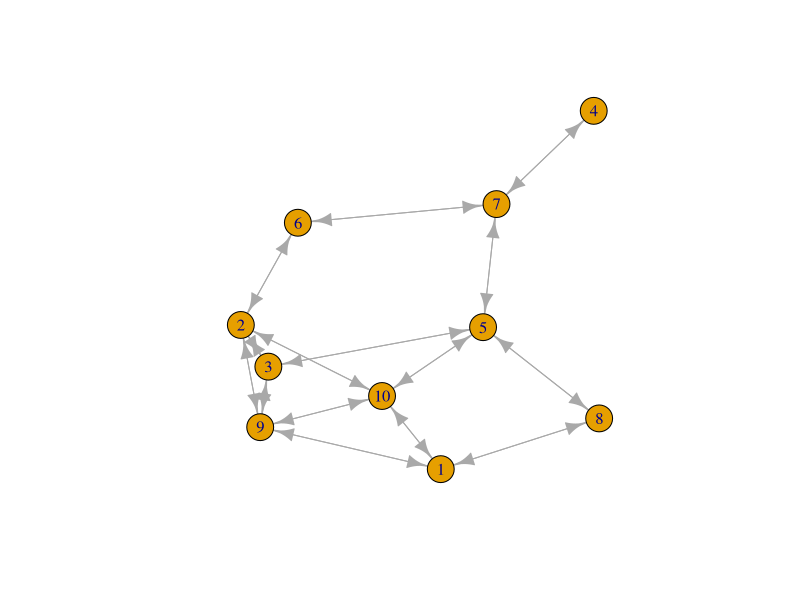
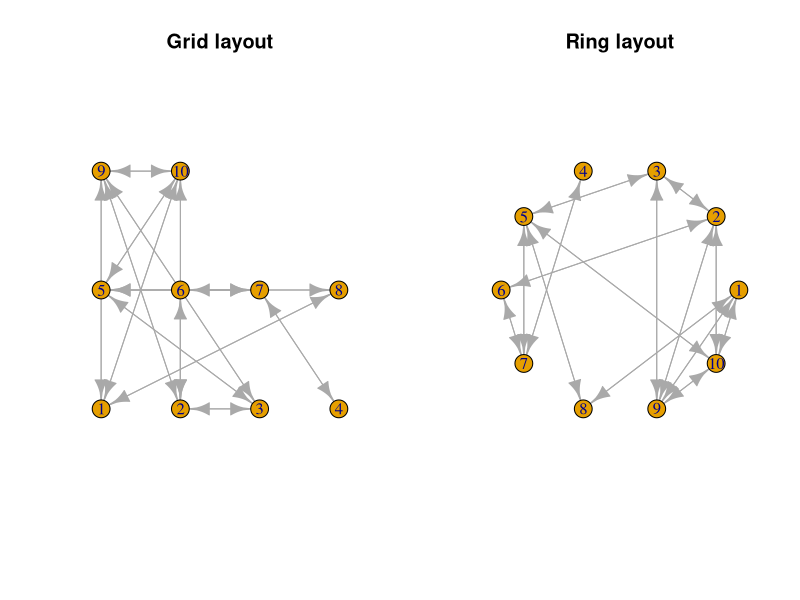
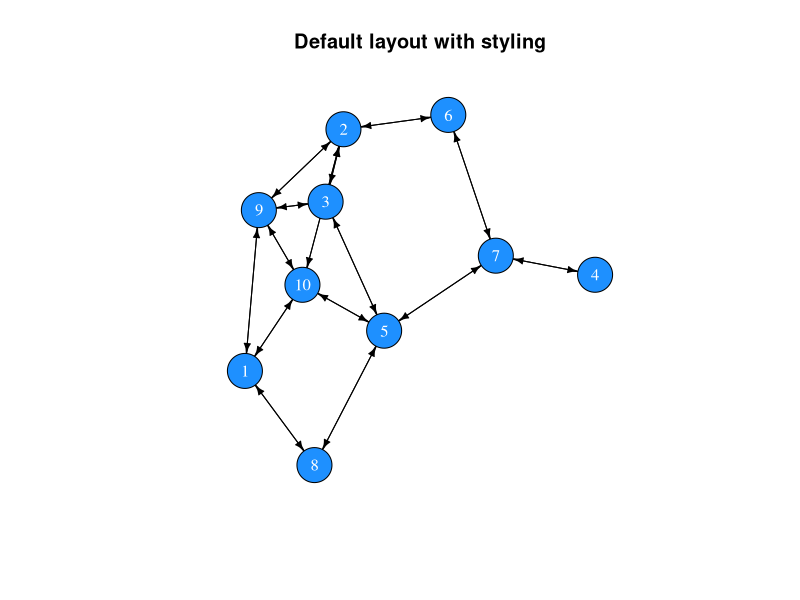
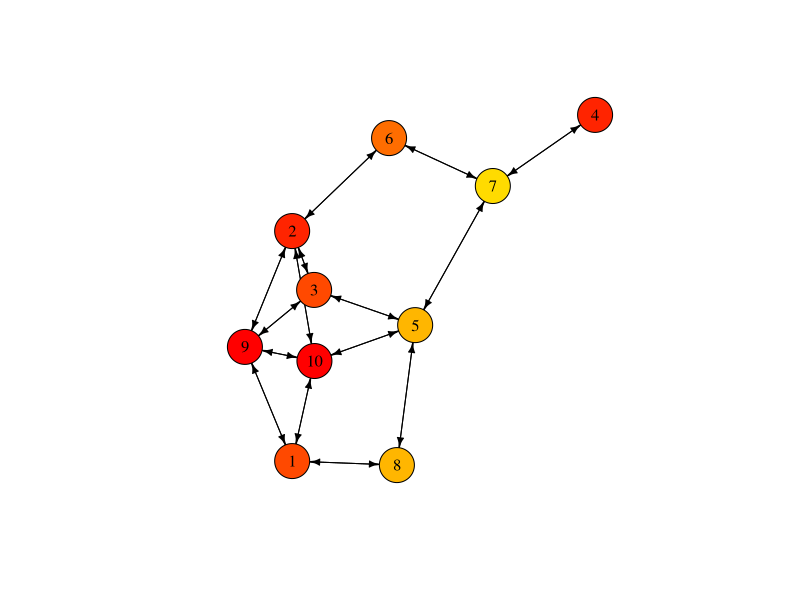
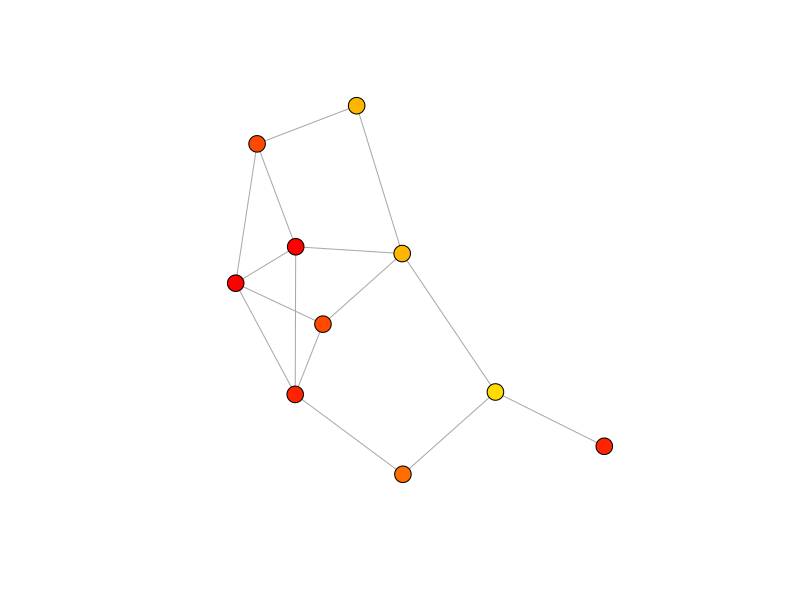
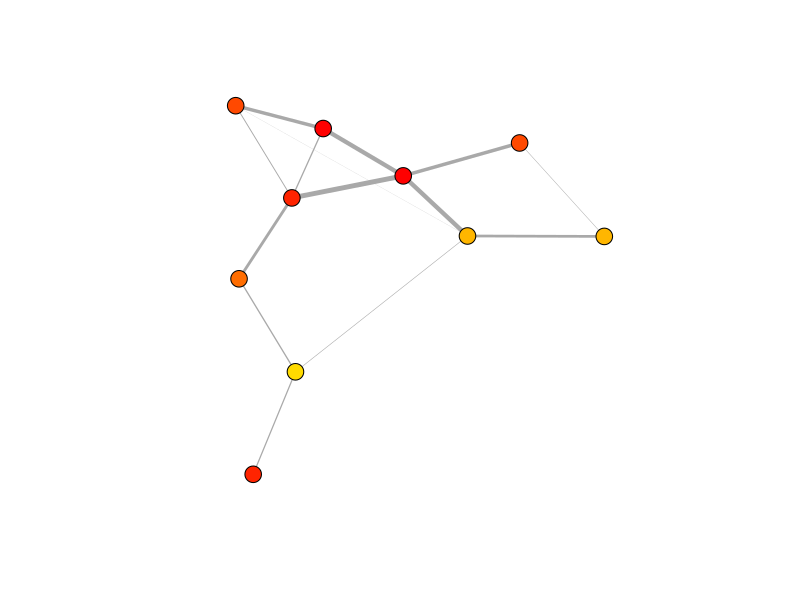
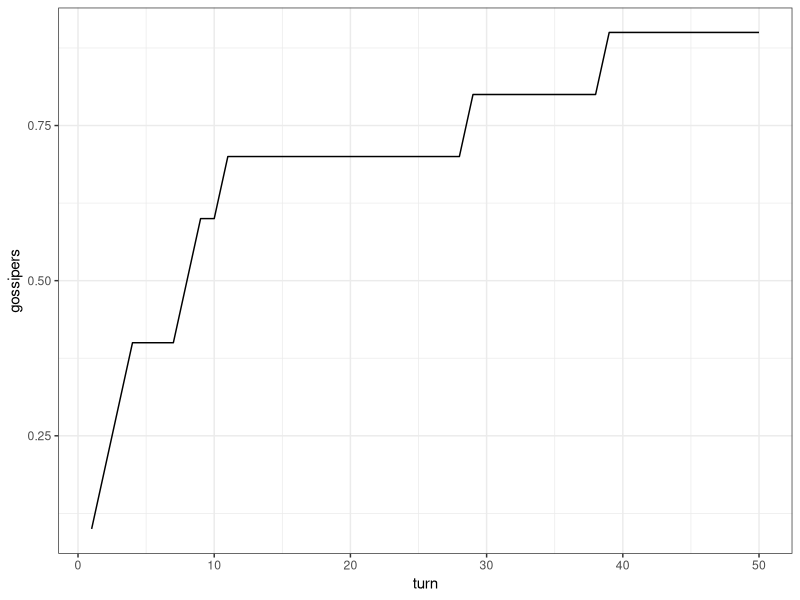
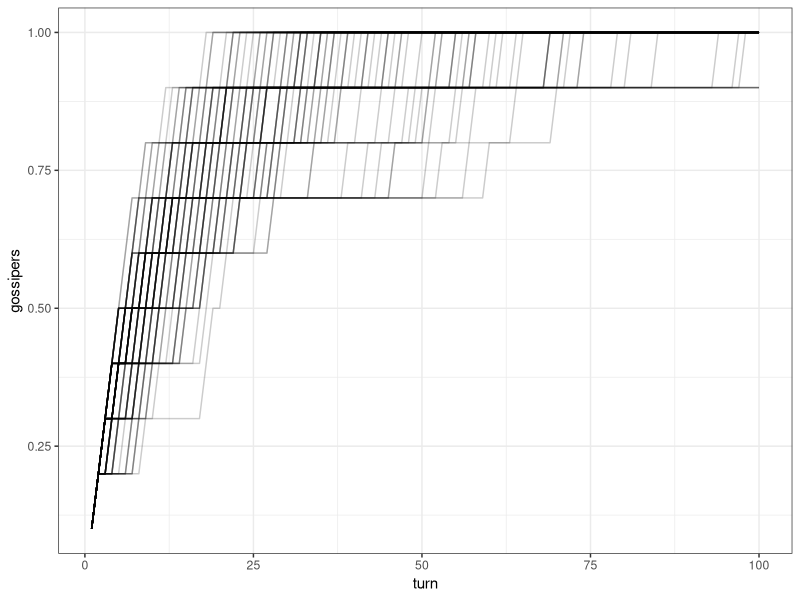

Here is the R script that generated these plots, in order:
## ---- chunk 1
m <- matrix(c(0,1,1, 0,0,1, 1,1,0), nrow=3, byrow=T)
row.names(m) <- c("A","B","C")
colnames(m) <- c("A","B","C")
m
## ---- chunk 2
all(m[upper.tri(m)] == m[lower.tri(m)])
## ---- chunk 3
# Either
m[lower.tri(m)] <- t(m)[lower.tri(m)]
# or use m[2,1] <- 1
m
# Check whether the matrix is symmetric now:
all(m[upper.tri(m)] == m[lower.tri(m)])
## ---- chunk 4
n <- 10
adjm <- matrix(NA, ncol=n, nrow=n)
adjm
## ---- chunk 5
friendshipRatio <- 0.5

adjm[upper.tri(adjm)] <- sample(x = 0:1, 
                                size = n*(n-1)/2, 
                                replace = T, 
                                prob = c(1-friendshipRatio, friendshipRatio))
adjm

# add the mirror image to the lower triangle
adjm[lower.tri(adjm)] <- t(adjm)[lower.tri(adjm)]
adjm

# replace diagonal (these indicate self-references) with zeros
diag(adjm) <- 0
adjm
## ---- chunk 6
library(igraph)
net <- graph_from_adjacency_matrix(adjm)
net
## ---- chunk 7
#set.seed(1)
plot(net)
## ---- chunk 8
par(mfrow=c(1,2))
plot(net, layout=layout.grid(net), main="Grid layout")
plot(net, layout=layout.circle(net), main="Ring layout")
## ---- chunk 9
par(mfrow=c(1,1))
plot(net, 
     vertex.color="dodgerblue", 
     vertex.label.color="white",
     vertex.size=20,
     edge.color="black",
     edge.width=1,
     edge.arrow.size=0.5,
     main="Default layout with styling")
## ---- chunk 10
# There is no age attribute set
V(net)$age

# Add an age attribute and randomly assign an age class
V(net)$age <- sample(x=1:10, size=n, replace=T)

# The network now has an age attribute
V(net)$age

V(net)$colour <- heat.colors(n=10)[V(net)$age]

net
## ---- chunk 11
plot(net, 
     vertex.color=V(net)$colour, 
     vertex.label.color="black",
     vertex.size=20,
     edge.color="black",
     edge.width=1,
     edge.arrow.size=0.5)
## ---- chunk 12
net <- as.undirected(net)
plot(net, 
     vertex.color=V(net)$colour, 
     vertex.label="",
     vertex.size=9,
     edge.width=1,
     edge.arrow.size=0.5)
## ---- chunk 13
# create a copy of the adjacency matrix
adjm2 <- adjm

# draw random values from a uniform distribution and replace the matrix entries that have a value of 1
adjm2[upper.tri(adjm2)] <- runif(n=sum(upper.tri(adjm2))) * adjm2[upper.tri(adjm2)]

# copy the mirror image to the lower triangle
adjm2[lower.tri(adjm2)] <- t(adjm2)[lower.tri(adjm2)]

# create the network
net2 <- graph_from_adjacency_matrix(adjm2, weighted=TRUE, mode="undirected")
net2
## ---- chunk 14
V(net2)$age <- V(net)$age
V(net2)$colour <- V(net)$colour

plot(net2, 
     vertex.color=V(net2)$colour,
     vertex.label="",
     vertex.size=9,
     edge.width=E(net2)$weight*5,
     edge.arrow.size=0.5)
## ---- chunk 15
# vertex information
V(net)

# edge information
E(net)
## ---- chunk 16
# vertex attributes
get.vertex.attribute(graph=net)

# edge attributes
get.edge.attribute(net)
## ---- chunk 17
# vertex count
vcount(net)

# edge count
ecount(net)
## ---- chunk 18
diameter(graph=net)
## ---- chunk 19
# average distance between any dyad
mean_distance(graph=net)
## ---- chunk 20
edge_density(graph=net)
## ---- chunk 21
reciprocity(graph=net)
## ---- chunk 22
transitivity(graph=net)
## ---- chunk 23
# number of edges that connected with each node
degree(graph=net)

# as we have an undirected network, the count of incoming and outgoing edges is identical
identical(degree(graph=net, mode="in"), 
          degree(graph=net, mode="out"))

# we can use the mean of all degree centralities as a general measure for the entire network
mean(degree(graph=net))
## ---- chunk 24
sort(strength(graph=net))
## ---- chunk 25
closeness(graph=net)
## ---- chunk 26
betweenness(graph=net)
## ---- chunk 27
eigen_centrality(graph=net)$vector
## ---- chunk 28
# set up vector that stores whether an individual possesses the latest gossip:
gossip_meter <- rep(F, n)
gossip_meter

# choose a random individual to start gossipping
gossip_meter[sample(x=n, size=1)] <- T
gossip_meter

# choose an individual with gossip
if(sum(gossip_meter)==1){
  gossip_provider <- which(gossip_meter)
} else {
  gossip_provider <- sample(x=which(gossip_meter), size=1)
}

# choose a neighbour in the network
neighbours <- which(adjm[gossip_provider,]==1)

# only execute if there is a neighbour
if(length(neighbours)>0){
  # choose one neighbour if several are present
  if(length(neighbours)==1){
    neighbour <- neighbours
  } else {
    neighbour <- sample(x=neighbours, size=1)
  }
  # update gossip indicator of the neighbour
  gossip_meter[neighbour] <- T
}
gossip_meter
## ---- chunk 29
mySample <- function(x, prob=NULL){
  if(length(x)==1){
    return(x)
  } else {
    return(sample(x=x, size=1, prob=prob))
  }
}
## ---- chunk 30
# total number of turns to loop over
Turns <- 50

# a matrix to record how many individuals have the gossip at time x
res <- data.frame(turn=1:Turns, gossipers=rep(0, Turns))

# set up gossip indicator
gossip_meter <- rep(F, n)

# choose a random individual to start gossipping
gossip_meter[sample(x=n, size=1)] <- T

for(turns in 1:Turns){
  res[turns,2] <- sum(gossip_meter)/n
  # choose an individual with gossip
  gossip_provider <- mySample(which(gossip_meter))
  
  # choose a neighbour in the network
  neighbours <- which(adjm[gossip_provider,]==1)
  
  # only execute if there is a neighbour
  if(length(neighbours)>0){
    # choose one neighbour ...
    neighbour <- mySample(neighbours)
    # and update its gossip indicator
    gossip_meter[neighbour] <- T
  }
}

# have a look at the time course
res$turn

# plot result
library(ggplot2)
ggplot(res) + 
  geom_line(aes(x=turn, y=gossipers)) +
  theme_bw()
## ---- chunk 31
gossip_model <- function(ADJM, TURNS, SIM=1){
  n <- nrow(ADJM)
  # a matrix to record how many individuals have the gossip at time x
  res <- data.frame(turn=1:TURNS, gossipers=rep(0, TURNS))
  # set up gossip indicator
  gossip_meter <- rep(F, n)
  # choose a random individual to start gossipping
  gossip_meter[sample(x=n, size=1)] <- T
  
  for(turns in 1:TURNS){
    res[turns,2] <- sum(gossip_meter)/n
    # choose an individual with gossip
    gossip_provider <- mySample(which(gossip_meter))
    # choose a neighbour in the network
    neighbours <- which(ADJM[gossip_provider,]==1)
    # only execute if there is a neighbour
    if(length(neighbours)>0){
      # choose one neighbour ...
      neighbour <- mySample(neighbours)
      # and update its gossip indicator
      gossip_meter[neighbour] <- T
    }
  }
  res$simulation <- SIM
  return(res)
}
## ---- chunk 32
data <- do.call("rbind", lapply(1:100, function(sim){
  gossip_model(ADJM=adjm, TURNS=100, SIM=sim)
}))
## ---- chunk 33
ggplot(data) + 
  geom_line(aes(x=turn, y=gossipers, group=simulation), alpha=.2) +
  theme_bw()
## ---- chunk 34
createNetwork <- function(N, FRIENDSHIPRATIO){
  adjm <- matrix(0, ncol=N, nrow=N)
  adjm[upper.tri(adjm)] <- sample(x = 0:1, 
                                  size = N*(N-1)/2, 
                                  replace = T, 
                                  prob = c(1-FRIENDSHIPRATIO, FRIENDSHIPRATIO))
  adjm[lower.tri(adjm)] <- t(adjm)[lower.tri(adjm)]
  return(adjm)
}
## ---- chunk 35
adjm_full <- createNetwork(N=n, FRIENDSHIPRATIO=1)

data_full <- do.call("rbind", 
                     lapply(1:100, function(sim){
                       gossip_model(ADJM=adjm_full, TURNS=100, SIM=sim)
                       }
                       )
                     )
## ---- chunk 36
data$type <- "colleague network"
data_full$type <- "fully connected"
data_combined <- rbind(data, data_full)

ggplot(data_combined) + 
  geom_point(aes(x=turn, y=gossipers, color=type), alpha=.05) +
  geom_smooth(aes(x=turn, y=gossipers, color=type)) +
  ylab("Proportion with gossip") +
  theme_bw()
## ---- chunk 37
adjm_colleagues <- createNetwork(N=25, FRIENDSHIPRATIO=.20)
adjm_full <- createNetwork(N=25, FRIENDSHIPRATIO=1)

data_colleagues <- do.call("rbind", lapply(1:100, function(sim){
  gossip_model(ADJM=adjm_colleagues, TURNS=100, SIM=sim)
}))

data_full <- do.call("rbind", lapply(1:100, function(sim){
  gossip_model(ADJM=adjm_full, TURNS=100, SIM=sim)
}))
## ---- chunk 38
data_colleagues$type <- "colleague network"
data_full$type <- "fully connected"
data_combined2 <- rbind(data_full, data_colleagues)

ggplot(data_combined2) + 
  geom_point(aes(x=turn, y=gossipers, color=type), alpha=.05) +
  geom_smooth(aes(x=turn, y=gossipers, color=type)) +
  ylab("Proportion with gossip") +
  theme_bw()
## ---- chunk 39
gossip_model <- function(ADJM, PROP, TURNS, SIM=1){
  n <- nrow(ADJM)
  # set up gossip indicator
  gossip_meter <- rep(F, n)
  # choose a random individual to start gossipping
  gossip_meter[sample(x=n, size=1)] <- T
  
  timestep <- NA
  for(turns in 1:TURNS){
    # record the time step when a defined proportion of the population has the gossip
    if(sum(gossip_meter)/n >= PROP & is.na(timestep)){
      timestep <- turns 
    }
    # choose an individual with gossip
    gossip_provider <- mySample(which(gossip_meter))
    # choose a neighbour in the network
    neighbours <- which(ADJM[gossip_provider,]==1)
    # only execute if there is a neighbour
    if(length(neighbours)>0){
      # choose one neighbour ...
      neighbour <- mySample(neighbours)
      # and update its gossip indicator
      gossip_meter[neighbour] <- T
    }
  }
  # if PROP is not reached, return the maximum value
  if(is.na(timestep)){
    timestep <- TURNS
  }
  return(timestep)
}
## ---- chunk 40
adjm <- createNetwork(N=50, FRIENDSHIPRATIO=.25)
gossip_model(ADJM=adjm, PROP=.75, TURNS=100, SIM=1)
## ---- chunk 41
parameters <- expand.grid(groupSize=c(10,50),#c(10,30,50,70,90),
                          reconnections=c(0,.01,.05,.1,.5,1),
                          repetition=1:50)
tmp <- lapply(1:nrow(parameters), function(p){
  net <- watts.strogatz.game(dim=1, size=parameters[p,"groupSize"], nei=2, p=parameters[p,"reconnections"], loops=F, multiple=F)
  adjm <- get.adjacency(net)
  model <- gossip_model(ADJM=adjm, PROP=.5, TURNS=500, SIM=parameters[p,"repetition"])
  data.frame(time=model, 
             degree=mean(degree(net)), 
             path=average.path.length(net))
})

tmp2 <- do.call("rbind", tmp)
parameters <- cbind(parameters, tmp2)
## ---- chunk 42
library(dplyr)
parameters %>% group_by(groupSize, reconnections) %>% summarise(meanTime=mean(time), 
                                                                meanDegree=mean(degree),
                                                                meanPath=mean(path)) -> data
## ---- chunk 43
parameters$groupSize <- factor(parameters$groupSize)

ggplot(parameters, aes(x=reconnections, y=degree, col=groupSize)) + 
  geom_point() + 
  xlab("Prob. of reconnection") +
  ylab("Average Degree") +
  theme_bw()
## ---- chunk 44
ggplot(parameters, aes(x=reconnections, y=path, col=groupSize)) + 
  geom_point() + 
  xlab("Prob. of reconnection") +
  ylab("Average path length") +
  theme_bw()
## ---- chunk 45
ggplot(parameters, aes(x=path, y=time, col=groupSize)) + 
  geom_point(alpha=.33) + 
  xlab("Average path length") +
  ylab("Time") +
  theme_bw()
## ---- chunk 46
informationSpread <- function(ADJM, MODE="simple", ROUNDS=100, CONTACTS=1){
  N <- nrow(ADJM)
  
  # set up behaviour
  behaviour <- rep(F, N)
  behaviour[sample(N,size=10)] <- T
  
  # recording data
  fraction <- rep(0, ROUNDS)
  
  # loop
  for(round in 1:ROUNDS){
    # record
    fraction[round] <- sum(behaviour)/N
    
    # pick random individual
    focal <- sample(x=N, size=1)
    # who are its neighbours
    neigh <- adjm[focal, ] == 1
    
    if(sum(behaviour[neigh]) >= CONTACTS){
      behaviour[focal] <- T
    }
    
  }
  return(data.frame(mode=MODE, frac=fraction, round=1:ROUNDS))
}

# Simulations with clustered (lattice) networks
net <- watts.strogatz.game(size=10, dim=2, nei=2, p=.1)
adjm <- as.matrix(get.adjacency(net))
clu <- informationSpread(ADJM=adjm, MODE="simple", ROUNDS=1000, CONTACTS=1)
clu$network <- "clustered"

# Simulations with random (small world) networks
net2 <- erdos.renyi.game(n=100, p.or.m=600, type="gnm", directed=F, loops=F)
adjm2 <- as.matrix(get.adjacency(net2))
rand <- informationSpread(ADJM=adjm2, MODE="simple", ROUNDS=1000, CONTACTS=1)
rand$network <- "random"

res <- rbind(clu, rand)

ggplot(res) + geom_line(aes(x=round, y=frac, col=network, linetype=mode), size=.9)
## ---- chunk 47
# for repeated interactions 
informationSpread <- function(NET, MODE="simple", ROUNDS=100, CONTACTS=1){
  if(NET=="clustered"){
    net <- watts.strogatz.game(size=10, dim=2, nei=2, p=.1, loops=F, multiple=F)
  } else if(NET=="random"){
    net <- erdos.renyi.game(n=100, p.or.m=600, type="gnm", directed=F, loops=F)
  }
 adjm <- as.matrix(get.adjacency(net)) 
 
  N <- nrow(adjm)
  
  # set up behaviour
  behaviour <- rep(F, N)
  behaviour[sample(N,size=10)] <- T
  
  # recording data
  fraction <- rep(0, ROUNDS)
  
  # loop
  for(round in 1:ROUNDS){
    # record
    fraction[round] <- sum(behaviour)/N
    
    # pick random individual
    focal <- sample(x=N, size=1)
    # who are its neighbours
    neigh <- adjm[focal, ] == 1
    
    if(sum(behaviour[neigh]) >= CONTACTS){
      behaviour[focal] <- T
    }
    
  }
  return(data.frame(network=NET, mode=MODE, frac=fraction, round=1:ROUNDS))
}

# repeated runs
reps <- 10

# simulte complex and simple contagion for clustered networks
set.seed(1110)
clu_simple <- do.call("rbind", lapply(1:reps, function(x) informationSpread(NET="clustered", ROUNDS=1000, CONTACTS=1, MODE="simple")))
clu_comp <- do.call("rbind", lapply(1:reps, function(x) informationSpread(NET="clustered", ROUNDS=1000, CONTACTS=4, MODE="complex")))
clu <- rbind(clu_simple, clu_comp)

# simulte complex and simple contagion for random networks
rand_simple <- do.call("rbind", lapply(1:reps, function(x) informationSpread(NET="random", ROUNDS=1000, CONTACTS=1, MODE="simple")))
rand_comp <- do.call("rbind", lapply(1:reps, function(x) informationSpread(NET="random", ROUNDS=1000, CONTACTS=4, MODE="complex")))
rand <- rbind(rand_simple, rand_comp)

# combine results
res <- rbind(clu, rand)
## ---- chunk 48
ggplot(res) + 
  stat_smooth(aes(x=round, y=frac, col=network, linetype=mode), size=.9, se=T) +
  ylab("Proportion of individuals with information") +
  xlab("Round")
